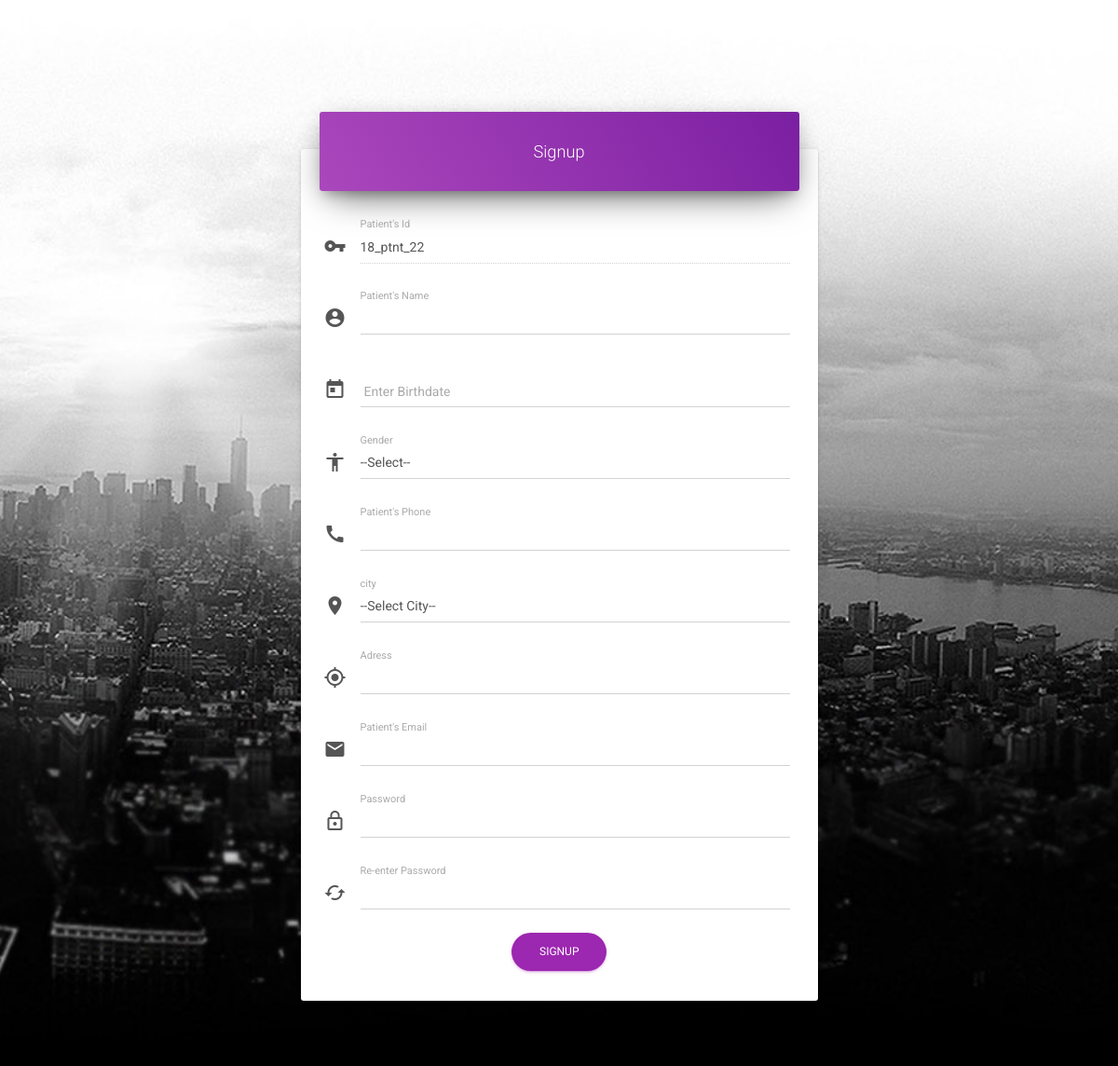
/patient_signup.php, run on an earlier commit of the app's database.
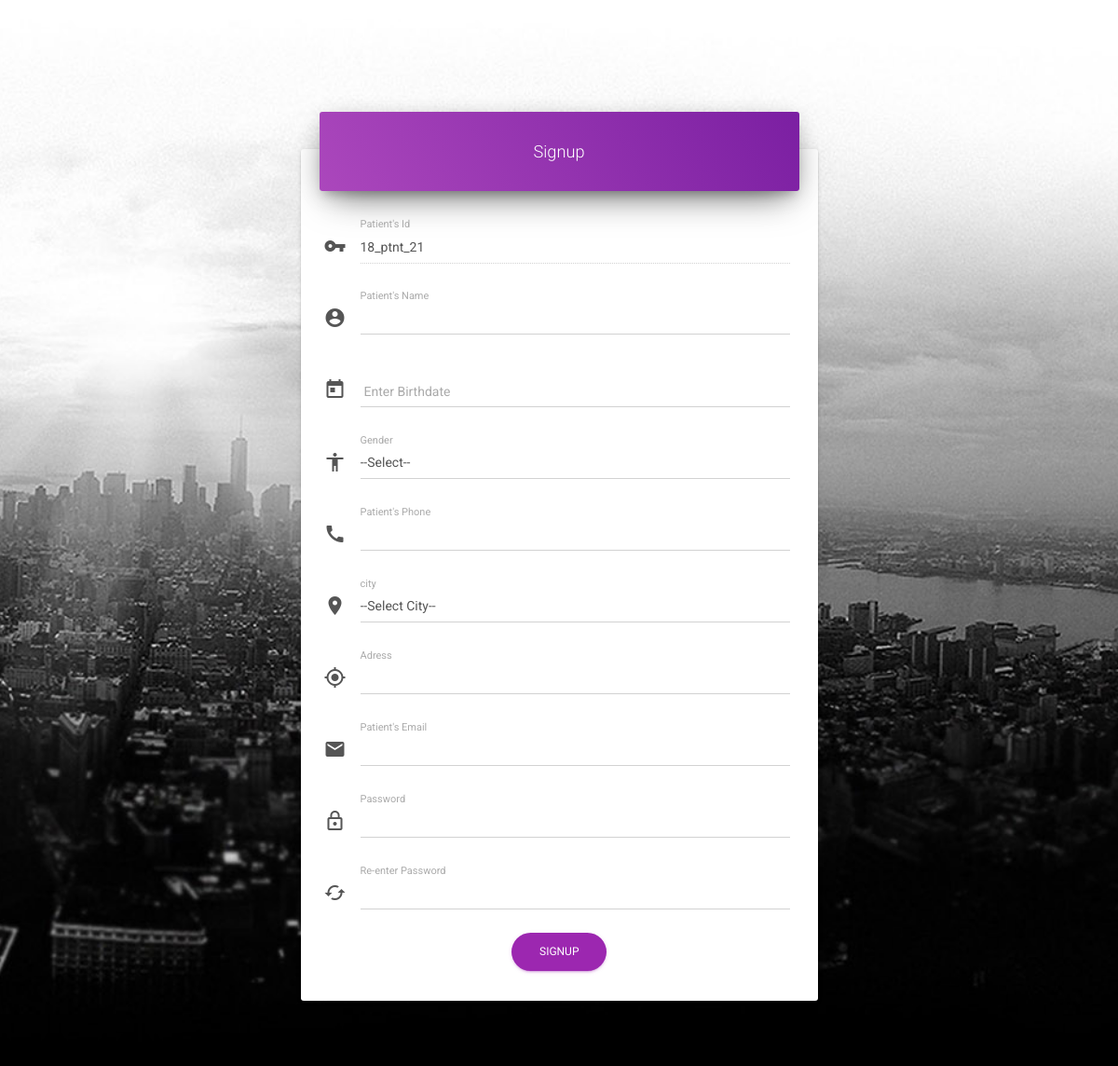
And on a later commit of the database.
### tables this page shows
CREATE TABLE `patient` (
  `count` int(10) NOT NULL,
  `patient_id` varchar(15) NOT NULL,
  `patient_name` varchar(30) NOT NULL,
  `patient_gender` varchar(10) NOT NULL,
  `patient_email` varchar(50) NOT NULL,
  `patient_phone` varchar(15) NOT NULL,
  `patient_dob` date NOT NULL,
  `patient_type` tinyint(1) NOT NULL,
  `patient_address` varchar(100) NOT NULL,
  `patient_password` varchar(50) NOT NULL,
  `relative_name` varchar(30) NOT NULL,
  `relative_contact` varchar(15) NOT NULL,
  `added_by` varchar(15) NOT NULL,
  `doj` timestamp(6) NOT NULL DEFAULT CURRENT_TIMESTAMP(6)
);

### assets/modules/global_module.php (called while the page is built, shortened)
<?php
function key_engine($for)
{
	include("assets/modules/db_config.php");
	if($for == "patient")
	{
		$key = $for."_id";
		$sql_test = "select $key from $for order by cast(substring($key,9) as int ) desc limit 1";
		$result_test = mysqli_query($conn,$sql_test);
		if( mysqli_num_rows($result_test) != 0 )
		{
			$row=mysqli_fetch_row($result_test);
			$data = explode("_",$row[0]);
			$initial = $data[1];
			$number = $data[2];
			$year_new = date("y");
			$number_new = $number+1;
			$key = $year_new."_".$initial."_".$number_new;
			return $key;
		}
    }
    else
    {
        return "Invalid Arguments";
    }
}
?>

### patient_signup.php (the view, shortened to what the changed rows need)
<?php
include("assets/modules/global_module.php");
?>
  <!doctype html>
<html lang="en">
<head>
  <link rel="stylesheet" href="https://maxcdn.bootstrapcdn.com/font-awesome/latest/css/font-awesome.min.css" />
    <link href="assets/css/bootstrap.min.css" rel="stylesheet" />
    <link href="assets/css/material-kit.css" rel="stylesheet"/>
</head>
<body class="index-page">
        <div class="section  section-signup" style="background-image: url('assets/img/city.jpg'); background-size: cover;background-attachment: fixed;
    background-position: center;
    background-repeat: no-repeat; min-height: 700px;">
      <div class="container">
        <div class="row">
          <div class="col-md-6 col-md-offset-3">
            <div class="card card-signup" >
              <form class="form" method=POST>
                <div class="content">
                  <div class="input-group">
                    <div class="form-group label-floating">
                <label class="control-label">Patient's Id</label>
                    <input type="text" name=p_id value="<?php echo key_engine("patient"); ?>" class="form-control" disabled>
                  </div>
                  </div>
                </div>
              </form>
            </div>
          </div>
        </div>
      </div>
    </div>
</body>
</html>

What changed in the data, as far as the page shows it:
removed patient: p_id "18_ptnt_22"
now on this page (row unchanged): patient: p_id "18_ptnt_21"
